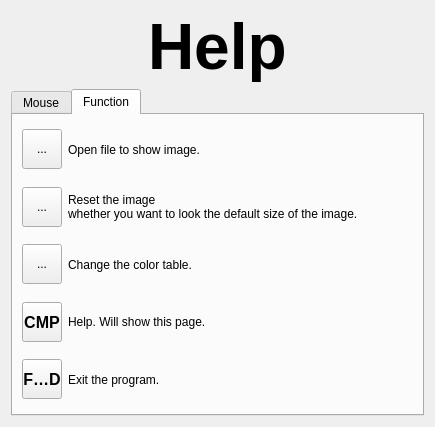
<?xml version="1.0" encoding="UTF-8"?>
<ui version="4.0">
 <class>Help</class>
 <widget class="QDialog" name="Help">
  <property name="geometry">
   <rect>
    <x>0</x>
    <y>0</y>
    <width>435</width>
    <height>427</height>
   </rect>
  </property>
  <property name="windowTitle">
   <string>Dialog</string>
  </property>
  <layout class="QGridLayout" name="gridLayout">
   <item row="0" column="0">
    <layout class="QHBoxLayout" name="horizontalLayout">
     <item>
      <spacer name="horizontalSpacer">
       <property name="orientation">
        <enum>Qt::Horizontal</enum>
       </property>
       <property name="sizeHint" stdset="0">
        <size>
         <width>40</width>
         <height>20</height>
        </size>
       </property>
      </spacer>
     </item>
     <item>
      <widget class="QLabel" name="label">
       <property name="font">
        <font>
         <pointsize>48</pointsize>
         <weight>75</weight>
         <bold>true</bold>
        </font>
       </property>
       <property name="text">
        <string>Help</string>
       </property>
      </widget>
     </item>
     <item>
      <spacer name="horizontalSpacer_2">
       <property name="orientation">
        <enum>Qt::Horizontal</enum>
       </property>
       <property name="sizeHint" stdset="0">
        <size>
         <width>40</width>
         <height>20</height>
        </size>
       </property>
      </spacer>
     </item>
    </layout>
   </item>
   <item row="1" column="0">
    <widget class="QTabWidget" name="tabWidget">
     <property name="currentIndex">
      <number>1</number>
     </property>
     <widget class="QWidget" name="mouse">
      <attribute name="title">
       <string>Mouse</string>
      </attribute>
      <layout class="QGridLayout" name="gridLayout_2">
       <item row="0" column="0">
        <layout class="QVBoxLayout" name="verticalLayout">
         <item>
          <layout class="QHBoxLayout" name="horizontalLayout_2">
           <item>
            <widget class="QLabel" name="label_2">
             <property name="text">
              <string/>
             </property>
             <property name="pixmap">
              <pixmap resource="image.qrc">:/new/prefix1/image/leftclick.png</pixmap>
             </property>
            </widget>
           </item>
           <item>
            <widget class="QTextBrowser" name="textBrowser">
             <property name="maximumSize">
              <size>
               <width>260</width>
               <height>120</height>
              </size>
             </property>
             <property name="html">
              <string>&lt;!DOCTYPE HTML PUBLIC &quot;-//W3C//DTD HTML 4.0//EN&quot; &quot;http://www.w3.org/TR/REC-html40/strict.dtd&quot;&gt;
&lt;html&gt;&lt;head&gt;&lt;meta name=&quot;qrichtext&quot; content=&quot;1&quot; /&gt;&lt;style type=&quot;text/css&quot;&gt;
p, li { white-space: pre-wrap; }
&lt;/style&gt;&lt;/head&gt;&lt;body style=&quot; font-family:'文泉驿微米黑'; font-size:11pt; font-weight:400; font-style:normal;&quot;&gt;
&lt;p style=&quot; margin-top:0px; margin-bottom:0px; margin-left:0px; margin-right:0px; -qt-block-indent:0; text-indent:0px;&quot;&gt;&lt;span style=&quot; font-family:'Sans Serif'; font-size:10pt;&quot;&gt;Double clcik the left button will allow you reset the image to the origin size.&lt;/span&gt;&lt;/p&gt;&lt;/body&gt;&lt;/html&gt;</string>
             </property>
            </widget>
           </item>
          </layout>
         </item>
         <item>
          <layout class="QHBoxLayout" name="horizontalLayout_3">
           <item>
            <widget class="QLabel" name="label_3">
             <property name="text">
              <string/>
             </property>
             <property name="pixmap">
              <pixmap resource="image.qrc">:/new/prefix1/image/rightclick.png</pixmap>
             </property>
            </widget>
           </item>
           <item>
            <widget class="QTextBrowser" name="textBrowser_2">
             <property name="maximumSize">
              <size>
               <width>260</width>
               <height>16777215</height>
              </size>
             </property>
             <property name="html">
              <string>&lt;!DOCTYPE HTML PUBLIC &quot;-//W3C//DTD HTML 4.0//EN&quot; &quot;http://www.w3.org/TR/REC-html40/strict.dtd&quot;&gt;
&lt;html&gt;&lt;head&gt;&lt;meta name=&quot;qrichtext&quot; content=&quot;1&quot; /&gt;&lt;style type=&quot;text/css&quot;&gt;
p, li { white-space: pre-wrap; }
&lt;/style&gt;&lt;/head&gt;&lt;body style=&quot; font-family:'文泉驿微米黑'; font-size:11pt; font-weight:400; font-style:normal;&quot;&gt;
&lt;p style=&quot; margin-top:0px; margin-bottom:0px; margin-left:0px; margin-right:0px; -qt-block-indent:0; text-indent:0px;&quot;&gt;&lt;span style=&quot; font-family:'Sans Serif'; font-size:10pt;&quot;&gt;Click the right button and hold it, you can drag a rectangle out. &lt;/span&gt;&lt;/p&gt;
&lt;p style=&quot; margin-top:0px; margin-bottom:0px; margin-left:0px; margin-right:0px; -qt-block-indent:0; text-indent:0px;&quot;&gt;&lt;span style=&quot; font-family:'Sans Serif'; font-size:10pt;&quot;&gt;With the relaease of the right button, the image in the rectangle you dragged will be zoom in. &lt;/span&gt;&lt;/p&gt;
&lt;p style=&quot;-qt-paragraph-type:empty; margin-top:0px; margin-bottom:0px; margin-left:0px; margin-right:0px; -qt-block-indent:0; text-indent:0px; font-family:'Sans Serif'; font-size:10pt;&quot;&gt;&lt;/p&gt;
&lt;p style=&quot; margin-top:0px; margin-bottom:0px; margin-left:0px; margin-right:0px; -qt-block-indent:0; text-indent:0px;&quot;&gt;&lt;span style=&quot; font-family:'Sans Serif'; font-size:10pt;&quot;&gt;Notice: If you just clicked or drag a very small rectangle, the system will do nothing to answer your operation.&lt;/span&gt;&lt;/p&gt;&lt;/body&gt;&lt;/html&gt;</string>
             </property>
            </widget>
           </item>
          </layout>
         </item>
        </layout>
       </item>
      </layout>
     </widget>
     <widget class="QWidget" name="function">
      <attribute name="title">
       <string>Function</string>
      </attribute>
      <layout class="QGridLayout" name="gridLayout_3">
       <item row="0" column="0">
        <layout class="QHBoxLayout" name="horizontalLayout_7">
         <item>
          <widget class="QToolButton" name="toolButton">
           <property name="minimumSize">
            <size>
             <width>40</width>
             <height>40</height>
            </size>
           </property>
           <property name="text">
            <string>...</string>
           </property>
           <property name="icon">
            <iconset resource="image.qrc">
             <normaloff>:/new/prefix1/image/folder-open.png</normaloff>:/new/prefix1/image/folder-open.png</iconset>
           </property>
           <property name="iconSize">
            <size>
             <width>32</width>
             <height>32</height>
            </size>
           </property>
          </widget>
         </item>
         <item>
          <widget class="QLabel" name="label_5">
           <property name="text">
            <string>Open file to show image.</string>
           </property>
          </widget>
         </item>
        </layout>
       </item>
       <item row="1" column="0">
        <layout class="QHBoxLayout" name="horizontalLayout_8">
         <item>
          <widget class="QToolButton" name="toolButton_2">
           <property name="minimumSize">
            <size>
             <width>40</width>
             <height>40</height>
            </size>
           </property>
           <property name="text">
            <string>...</string>
           </property>
           <property name="icon">
            <iconset resource="image.qrc">
             <normaloff>:/new/prefix1/image/document-open-recent.png</normaloff>:/new/prefix1/image/document-open-recent.png</iconset>
           </property>
           <property name="iconSize">
            <size>
             <width>32</width>
             <height>32</height>
            </size>
           </property>
          </widget>
         </item>
         <item>
          <widget class="QLabel" name="label_6">
           <property name="text">
            <string>Reset the image 
whether you want to look the default size of the image.</string>
           </property>
          </widget>
         </item>
        </layout>
       </item>
       <item row="4" column="0">
        <layout class="QHBoxLayout" name="horizontalLayout_15">
         <item>
          <widget class="QToolButton" name="toolButton_9">
           <property name="minimumSize">
            <size>
             <width>40</width>
             <height>40</height>
            </size>
           </property>
           <property name="maximumSize">
            <size>
             <width>40</width>
             <height>40</height>
            </size>
           </property>
           <property name="font">
            <font>
             <pointsize>12</pointsize>
             <weight>75</weight>
             <bold>true</bold>
            </font>
           </property>
           <property name="text">
            <string>FOLD</string>
           </property>
           <property name="icon">
            <iconset resource="image.qrc">
             <normaloff>:/new/prefix1/image/application-exit.png</normaloff>:/new/prefix1/image/application-exit.png</iconset>
           </property>
           <property name="iconSize">
            <size>
             <width>32</width>
             <height>32</height>
            </size>
           </property>
          </widget>
         </item>
         <item>
          <widget class="QLabel" name="label_13">
           <property name="text">
            <string>Exit the program.</string>
           </property>
          </widget>
         </item>
        </layout>
       </item>
       <item row="3" column="0">
        <layout class="QHBoxLayout" name="horizontalLayout_14">
         <item>
          <widget class="QToolButton" name="toolButton_8">
           <property name="minimumSize">
            <size>
             <width>40</width>
             <height>40</height>
            </size>
           </property>
           <property name="maximumSize">
            <size>
             <width>40</width>
             <height>40</height>
            </size>
           </property>
           <property name="font">
            <font>
             <pointsize>12</pointsize>
             <weight>75</weight>
             <bold>true</bold>
            </font>
           </property>
           <property name="text">
            <string>CMP</string>
           </property>
           <property name="icon">
            <iconset resource="image.qrc">
             <normaloff>:/new/prefix1/image/help-contents.png</normaloff>:/new/prefix1/image/help-contents.png</iconset>
           </property>
           <property name="iconSize">
            <size>
             <width>32</width>
             <height>32</height>
            </size>
           </property>
          </widget>
         </item>
         <item>
          <widget class="QLabel" name="label_12">
           <property name="text">
            <string>Help. Will show this page.</string>
           </property>
          </widget>
         </item>
        </layout>
       </item>
       <item row="2" column="0">
        <layout class="QHBoxLayout" name="horizontalLayout_13">
         <item>
          <widget class="QToolButton" name="toolButton_7">
           <property name="minimumSize">
            <size>
             <width>40</width>
             <height>40</height>
            </size>
           </property>
           <property name="text">
            <string>...</string>
           </property>
           <property name="icon">
            <iconset resource="image.qrc">
             <normaloff>:/new/prefix1/image/colortable.png</normaloff>:/new/prefix1/image/colortable.png</iconset>
           </property>
           <property name="iconSize">
            <size>
             <width>32</width>
             <height>32</height>
            </size>
           </property>
          </widget>
         </item>
         <item>
          <widget class="QLabel" name="label_11">
           <property name="text">
            <string>Change the color table.</string>
           </property>
          </widget>
         </item>
        </layout>
       </item>
      </layout>
     </widget>
    </widget>
   </item>
  </layout>
 </widget>
 <resources>
  <include location="image.qrc"/>
 </resources>
 <connections/>
</ui>
